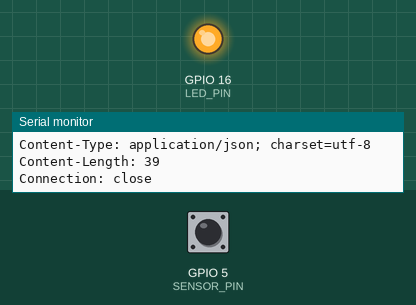
Simulated run of this program. Board: ESP8266 (NodeMCU). Shown: output pins drawn as LEDs (lit = HIGH), the last lines printed to the serial monitor. The inputs (shaded band) are chosen by the test bench; at power-on: GPIO 5 (SENSOR_PIN) HIGH. WiFi joins after 1.5 s; servers stay silent unless stated; web services answer with replies made up by the test bench.

Above: at 2.7 s.
2.8 s: GPIO 5 (SENSOR_PIN) pulsed LOW 2 times (0.12 s each, 0.3 s apart)
At 2.86 s:
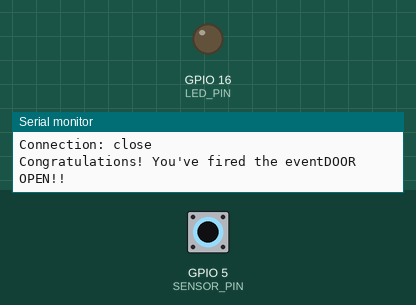
4.9 s: GPIO 5 (SENSOR_PIN) driven LOW
At 6.0 s:
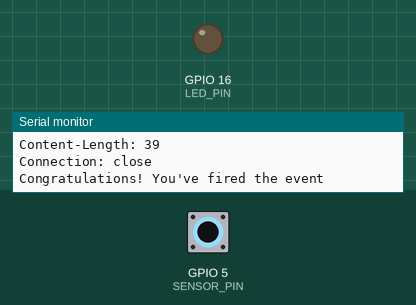
6.4 s: GPIO 5 (SENSOR_PIN) driven HIGH
At 6.9 s:
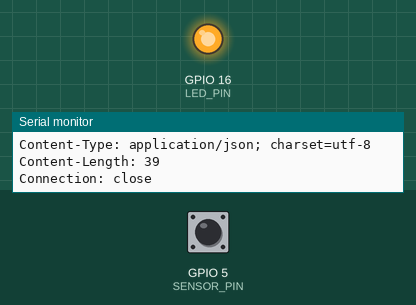
Timing chart, 0 to 9.4 s (numbered marks = the images above; inputs shaded):
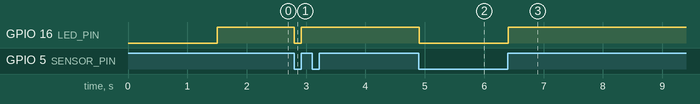

The program:

main.cpp
```cpp
#include <Arduino.h>

#include <ESP8266HTTPClient.h>
#include <ESP8266WiFi.h>

#define SENSOR_PIN 5 // D1
#define LED_PIN 16   // D0

const char *ssid = "Pak_Dukuh";
const char *password = "Plotengan1234";

const char *host = "maker.ifttt.com";
const char *eventName = "door_openned";
const char *key = "gJRj8RzkQlyB6qLDlYKGZpsR-WChvLIbvLa2jmbC8NK";

int doorClosed = 1;

int get_http()
{
  WiFiClient client;
  const int httpPort = 80;

  if (!client.connect(host, httpPort))
  {
    Serial.println("connection failed");
    return client.available();
    ;
  }

  String url = "/trigger/";

  url += eventName;
  url += "/with/key/";
  url += key;

  client.print(String("GET ") + url + " HTTP/1.1\r\n" +

               "Host: " + host + "\r\n" +
               "Connection: close\r\n\r\n");

  int timeout = millis() + 5000;

  while (client.available() == 0)
  {
    if (timeout - millis() < 0)
    {
      Serial.println(">>> Client Timeout !");
      client.stop();
      return client.available();
    }
  }

  while (client.available())
  {
    String line = client.readStringUntil('\r');
    Serial.print(line);
  }

  return client.available();
}

void setup()
{
  pinMode(SENSOR_PIN, INPUT_PULLUP);
  pinMode(LED_PIN, OUTPUT);

  Serial.begin(115200);

  WiFi.mode(WIFI_STA);

  Serial.print("Connecting to : ");
  Serial.println(ssid);

  WiFi.begin(ssid, password);
  int timeout = 10 * 4;
  while (WiFi.status() != WL_CONNECTED && (timeout-- > 0))
  {
    delay(250);
    Serial.print(".");
  }

  Serial.println("");

  if (WiFi.status() != WL_CONNECTED)
  {
    Serial.println("Failed to connect, going back to sleep");
  }

  Serial.println("WiFi connected");
  Serial.println("IP address: ");
  Serial.println(WiFi.localIP());
}

void loop()
{
  if ((digitalRead(SENSOR_PIN) == HIGH) && (doorClosed == 1))
  {
    digitalWrite(LED_PIN, HIGH);
    Serial.println("DOOR OPEN!!");
    while (get_http() != 0)
      ;

    doorClosed = 0;
  }
  else if ((digitalRead(SENSOR_PIN) == LOW) && (doorClosed == 0))
  {
    digitalWrite(LED_PIN, LOW);
    doorClosed = 1;
  }
  delay(10);
}
```

Measured:
- after the input at 2.8 s, GPIO 16 (LED_PIN): HIGH → LOW at once, → HIGH 0.12 s later
- after the input at 4.9 s, GPIO 16 (LED_PIN): HIGH → LOW at once
- after the input at 6.4 s, GPIO 16 (LED_PIN): LOW → HIGH at once
